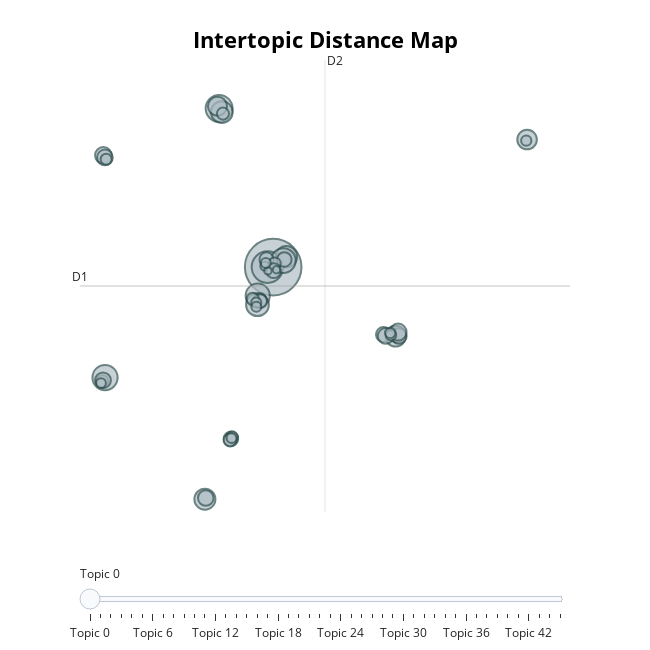

Source (notebook cell):
### Code cell
topic_model.visualize_topics()

### Figure 1 — Plotly figure (JSON) as saved in the notebook; plotly's stock layout.template omitted (floating-point values rounded to 4 significant figures; data arrays with more than 128 entries replaced by an {"elided": "..."} marker saying what was removed)
{"data": [{"customdata": {"elided": "46x3 mixed values"}, "hovertemplate": "<b>Topic %{customdata[0]}</b><br>%{customdata[1]}<br>Size: %{customdata[2]}", "legendgroup": "", "marker": {"color": "#B0BEC5", "line": {"color": "DarkSlateGrey", "width": 2}, "size": [10804, 3368, 2438, 1967, 1554, 1598, 1461, 2143, 1291, 1491, 2073, 766, 927, 685, 1754, 703, 1225, 807, 971, 495, 498, 641, 839, 818, 935, 721, 474, 573, 490, 650, 338, 513, 842, 364, 350, 263, 737, 327, 183, 824, 416, 182, 354, 339, 369, 333], "sizemode": "area", "sizeref": 6.753, "symbol": "circle"}, "mode": "markers", "name": "", "orientation": "v", "showlegend": false, "type": "scatter", "x": [2.843, 2.339, -1.924, 1.479, 4.002, -1.685, 13.63, -11.98, 25.23, -3.178, 3.74, 12.57, 13.77, 2.261, 1.457, -0.8846, -2.069, 13.93, 13.85, -1.587, -0.789, 1.666, 12.76, -3.101, -12.13, 3.823, -12.21, -0.9562, 2.977, 1.693, -0.8216, 1.039, -12.16, 13.23, 1.348, 2.094, 2.883, -12.34, 2.375, -11.99, -11.88, 3.126, 25.15, 2.195, 13.16, 1.359], "xaxis": "x", "y": [9.508, 9.508, 19.77, 7.661, 10.18, 19.53, 5.044, 2.364, 17.76, -5.507, 9.933, 5.153, 5.163, 10.01, 7.079, -1.603, 19.92, 5.046, 5.304, 19.44, -1.51, 7.364, 5.055, -5.43, 16.74, 10.0, 2.135, -1.672, 9.749, 7.303, -1.538, 7.45, 2.186, 5.103, 7.219, 9.572, 9.275, 2.008, 9.261, 16.6, 16.49, 9.336, 17.69, 9.777, 5.251, 6.943], "yaxis": "y"}], "layout": {"annotations": [{"showarrow": false, "text": "D1", "x": -14.19, "y": 8.286, "yshift": 10}, {"showarrow": false, "text": "D2", "x": 7.411, "xshift": 10, "y": 22.91}], "height": 650, "hoverlabel": {"bgcolor": "white", "font": {"family": "Rockwell", "size": 16}}, "legend": {"itemsizing": "constant", "tracegroupgap": 0}, "margin": {"t": 60}, "shapes": [{"line": {"color": "#CFD8DC", "width": 2}, "type": "line", "x0": 7.411, "x1": 7.411, "y0": -6.333, "y1": 22.91}, {"line": {"color": "#9E9E9E", "width": 2}, "type": "line", "x0": -14.19, "x1": 29.01, "y0": 8.286, "y1": 8.286}], "sliders": [{"active": 0, "pad": {"t": 50}, "steps": [{"args": [{"marker.color": [["red", "#B0BEC5", "#B0BEC5", "#B0BEC5", "#B0BEC5", "#B0BEC5", "#B0BEC5", "#B0BEC5", "#B0BEC5", "#B0BEC5", "#B0BEC5", "#B0BEC5", "#B0BEC5", "#B0BEC5", "#B0BEC5", "#B0BEC5", "#B0BEC5", "#B0BEC5", "#B0BEC5", "#B0BEC5", "#B0BEC5", "#B0BEC5", "#B0BEC5", "#B0BEC5", "#B0BEC5", "#B0BEC5", "#B0BEC5", "#B0BEC5", "#B0BEC5", "#B0BEC5", "#B0BEC5", "#B0BEC5", "#B0BEC5", "#B0BEC5", "#B0BEC5", "#B0BEC5", "#B0BEC5", "#B0BEC5", "#B0BEC5", "#B0BEC5", "#B0BEC5", "#B0BEC5", "#B0BEC5", "#B0BEC5", "#B0BEC5", "#B0BEC5"]]}], "label": "Topic 0", "method": "update"}, {"args": [{"marker.color": [["#B0BEC5", "red", "#B0BEC5", "#B0BEC5", "#B0BEC5", "#B0BEC5", "#B0BEC5", "#B0BEC5", "#B0BEC5", "#B0BEC5", "#B0BEC5", "#B0BEC5", "#B0BEC5", "#B0BEC5", "#B0BEC5", "#B0BEC5", "#B0BEC5", "#B0BEC5", "#B0BEC5", "#B0BEC5", "#B0BEC5", "#B0BEC5", "#B0BEC5", "#B0BEC5", "#B0BEC5", "#B0BEC5", "#B0BEC5", "#B0BEC5", "#B0BEC5", "#B0BEC5", "#B0BEC5", "#B0BEC5", "#B0BEC5", "#B0BEC5", "#B0BEC5", "#B0BEC5", "#B0BEC5", "#B0BEC5", "#B0BEC5", "#B0BEC5", "#B0BEC5", "#B0BEC5", "#B0BEC5", "#B0BEC5", "#B0BEC5", "#B0BEC5"]]}], "label": "Topic 1", "method": "update"}, {"args": [{"marker.color": [["#B0BEC5", "#B0BEC5", "red", "#B0BEC5", "#B0BEC5", "#B0BEC5", "#B0BEC5", "#B0BEC5", "#B0BEC5", "#B0BEC5", "#B0BEC5", "#B0BEC5", "#B0BEC5", "#B0BEC5", "#B0BEC5", "#B0BEC5", "#B0BEC5", "#B0BEC5", "#B0BEC5", "#B0BEC5", "#B0BEC5", "#B0BEC5", "#B0BEC5", "#B0BEC5", "#B0BEC5", "#B0BEC5", "#B0BEC5", "#B0BEC5", "#B0BEC5", "#B0BEC5", "#B0BEC5", "#B0BEC5", "#B0BEC5", "#B0BEC5", "#B0BEC5", "#B0BEC5", "#B0BEC5", "#B0BEC5", "#B0BEC5", "#B0BEC5", "#B0BEC5", "#B0BEC5", "#B0BEC5", "#B0BEC5", "#B0BEC5", "#B0BEC5"]]}], "label": "Topic 2", "method": "update"}, {"args": [{"marker.color": [["#B0BEC5", "#B0BEC5", "#B0BEC5", "red", "#B0BEC5", "#B0BEC5", "#B0BEC5", "#B0BEC5", "#B0BEC5", "#B0BEC5", "#B0BEC5", "#B0BEC5", "#B0BEC5", "#B0BEC5", "#B0BEC5", "#B0BEC5", "#B0BEC5", "#B0BEC5", "#B0BEC5", "#B0BEC5", "#B0BEC5", "#B0BEC5", "#B0BEC5", "#B0BEC5", "#B0BEC5", "#B0BEC5", "#B0BEC5", "#B0BEC5", "#B0BEC5", "#B0BEC5", "#B0BEC5", "#B0BEC5", "#B0BEC5", "#B0BEC5", "#B0BEC5", "#B0BEC5", "#B0BEC5", "#B0BEC5", "#B0BEC5", "#B0BEC5", "#B0BEC5", "#B0BEC5", "#B0BEC5", "#B0BEC5", "#B0BEC5", "#B0BEC5"]]}], "label": "Topic 3", "method": "update"}, {"args": [{"marker.color": [["#B0BEC5", "#B0BEC5", "#B0BEC5", "#B0BEC5", "red", "#B0BEC5", "#B0BEC5", "#B0BEC5", "#B0BEC5", "#B0BEC5", "#B0BEC5", "#B0BEC5", "#B0BEC5", "#B0BEC5", "#B0BEC5", "#B0BEC5", "#B0BEC5", "#B0BEC5", "#B0BEC5", "#B0BEC5", "#B0BEC5", "#B0BEC5", "#B0BEC5", "#B0BEC5", "#B0BEC5", "#B0BEC5", "#B0BEC5", "#B0BEC5", "#B0BEC5", "#B0BEC5", "#B0BEC5", "#B0BEC5", "#B0BEC5", "#B0BEC5", "#B0BEC5", "#B0BEC5", "#B0BEC5", "#B0BEC5", "#B0BEC5", "#B0BEC5", "#B0BEC5", "#B0BEC5", "#B0BEC5", "#B0BEC5", "#B0BEC5", "#B0BEC5"]]}], "label": "Topic 4", "method": "update"}, {"args": [{"marker.color": [["#B0BEC5", "#B0BEC5", "#B0BEC5", "#B0BEC5", "#B0BEC5", "red", "#B0BEC5", "#B0BEC5", "#B0BEC5", "#B0BEC5", "#B0BEC5", "#B0BEC5", "#B0BEC5", "#B0BEC5", "#B0BEC5", "#B0BEC5", "#B0BEC5", "#B0BEC5", "#B0BEC5", "#B0BEC5", "#B0BEC5", "#B0BEC5", "#B0BEC5", "#B0BEC5", "#B0BEC5", "#B0BEC5", "#B0BEC5", "#B0BEC5", "#B0BEC5", "#B0BEC5", "#B0BEC5", "#B0BEC5", "#B0BEC5", "#B0BEC5", "#B0BEC5", "#B0BEC5", "#B0BEC5", "#B0BEC5", "#B0BEC5", "#B0BEC5", "#B0BEC5", "#B0BEC5", "#B0BEC5", "#B0BEC5", "#B0BEC5", "#B0BEC5"]]}], "label": "Topic 5", "method": "update"}, {"args": [{"marker.color": [["#B0BEC5", "#B0BEC5", "#B0BEC5", "#B0BEC5", "#B0BEC5", "#B0BEC5", "red", "#B0BEC5", "#B0BEC5", "#B0BEC5", "#B0BEC5", "#B0BEC5", "#B0BEC5", "#B0BEC5", "#B0BEC5", "#B0BEC5", "#B0BEC5", "#B0BEC5", "#B0BEC5", "#B0BEC5", "#B0BEC5", "#B0BEC5", "#B0BEC5", "#B0BEC5", "#B0BEC5", "#B0BEC5", "#B0BEC5", "#B0BEC5", "#B0BEC5", "#B0BEC5", "#B0BEC5", "#B0BEC5", "#B0BEC5", "#B0BEC5", "#B0BEC5", "#B0BEC5", "#B0BEC5", "#B0BEC5", "#B0BEC5", "#B0BEC5", "#B0BEC5", "#B0BEC5", "#B0BEC5", "#B0BEC5", "#B0BEC5", "#B0BEC5"]]}], "label": "Topic 6", "method": "update"}, {"args": [{"marker.color": [["#B0BEC5", "#B0BEC5", "#B0BEC5", "#B0BEC5", "#B0BEC5", "#B0BEC5", "#B0BEC5", "red", "#B0BEC5", "#B0BEC5", "#B0BEC5", "#B0BEC5", "#B0BEC5", "#B0BEC5", "#B0BEC5", "#B0BEC5", "#B0BEC5", "#B0BEC5", "#B0BEC5", "#B0BEC5", "#B0BEC5", "#B0BEC5", "#B0BEC5", "#B0BEC5", "#B0BEC5", "#B0BEC5", "#B0BEC5", "#B0BEC5", "#B0BEC5", "#B0BEC5", "#B0BEC5", "#B0BEC5", "#B0BEC5", "#B0BEC5", "#B0BEC5", "#B0BEC5", "#B0BEC5", "#B0BEC5", "#B0BEC5", "#B0BEC5", "#B0BEC5", "#B0BEC5", "#B0BEC5", "#B0BEC5", "#B0BEC5", "#B0BEC5"]]}], "label": "Topic 7", "method": "update"}, {"args": [{"marker.color": [["#B0BEC5", "#B0BEC5", "#B0BEC5", "#B0BEC5", "#B0BEC5", "#B0BEC5", "#B0BEC5", "#B0BEC5", "red", "#B0BEC5", "#B0BEC5", "#B0BEC5", "#B0BEC5", "#B0BEC5", "#B0BEC5", "#B0BEC5", "#B0BEC5", "#B0BEC5", "#B0BEC5", "#B0BEC5", "#B0BEC5", "#B0BEC5", "#B0BEC5", "#B0BEC5", "#B0BEC5", "#B0BEC5", "#B0BEC5", "#B0BEC5", "#B0BEC5", "#B0BEC5", "#B0BEC5", "#B0BEC5", "#B0BEC5", "#B0BEC5", "#B0BEC5", "#B0BEC5", "#B0BEC5", "#B0BEC5", "#B0BEC5", "#B0BEC5", "#B0BEC5", "#B0BEC5", "#B0BEC5", "#B0BEC5", "#B0BEC5", "#B0BEC5"]]}], "label": "Topic 8", "method": "update"}, {"args": [{"marker.color": [["#B0BEC5", "#B0BEC5", "#B0BEC5", "#B0BEC5", "#B0BEC5", "#B0BEC5", "#B0BEC5", "#B0BEC5", "#B0BEC5", "red", "#B0BEC5", "#B0BEC5", "#B0BEC5", "#B0BEC5", "#B0BEC5", "#B0BEC5", "#B0BEC5", "#B0BEC5", "#B0BEC5", "#B0BEC5", "#B0BEC5", "#B0BEC5", "#B0BEC5", "#B0BEC5", "#B0BEC5", "#B0BEC5", "#B0BEC5", "#B0BEC5", "#B0BEC5", "#B0BEC5", "#B0BEC5", "#B0BEC5", "#B0BEC5", "#B0BEC5", "#B0BEC5", "#B0BEC5", "#B0BEC5", "#B0BEC5", "#B0BEC5", "#B0BEC5", "#B0BEC5", "#B0BEC5", "#B0BEC5", "#B0BEC5", "#B0BEC5", "#B0BEC5"]]}], "label": "Topic 9", "method": "update"}, {"args": [{"marker.color": [["#B0BEC5", "#B0BEC5", "#B0BEC5", "#B0BEC5", "#B0BEC5", "#B0BEC5", "#B0BEC5", "#B0BEC5", "#B0BEC5", "#B0BEC5", "red", "#B0BEC5", "#B0BEC5", "#B0BEC5", "#B0BEC5", "#B0BEC5", "#B0BEC5", "#B0BEC5", "#B0BEC5", "#B0BEC5", "#B0BEC5", "#B0BEC5", "#B0BEC5", "#B0BEC5", "#B0BEC5", "#B0BEC5", "#B0BEC5", "#B0BEC5", "#B0BEC5", "#B0BEC5", "#B0BEC5", "#B0BEC5", "#B0BEC5", "#B0BEC5", "#B0BEC5", "#B0BEC5", "#B0BEC5", "#B0BEC5", "#B0BEC5", "#B0BEC5", "#B0BEC5", "#B0BEC5", "#B0BEC5", "#B0BEC5", "#B0BEC5", "#B0BEC5"]]}], "label": "Topic 10", "method": "update"}, {"args": [{"marker.color": [["#B0BEC5", "#B0BEC5", "#B0BEC5", "#B0BEC5", "#B0BEC5", "#B0BEC5", "#B0BEC5", "#B0BEC5", "#B0BEC5", "#B0BEC5", "#B0BEC5", "red", "#B0BEC5", "#B0BEC5", "#B0BEC5", "#B0BEC5", "#B0BEC5", "#B0BEC5", "#B0BEC5", "#B0BEC5", "#B0BEC5", "#B0BEC5", "#B0BEC5", "#B0BEC5", "#B0BEC5", "#B0BEC5", "#B0BEC5", "#B0BEC5", "#B0BEC5", "#B0BEC5", "#B0BEC5", "#B0BEC5", "#B0BEC5", "#B0BEC5", "#B0BEC5", "#B0BEC5", "#B0BEC5", "#B0BEC5", "#B0BEC5", "#B0BEC5", "#B0BEC5", "#B0BEC5", "#B0BEC5", "#B0BEC5", "#B0BEC5", "#B0BEC5"]]}], "label": "Topic 11", "method": "update"}, {"args": [{"marker.color": [["#B0BEC5", "#B0BEC5", "#B0BEC5", "#B0BEC5", "#B0BEC5", "#B0BEC5", "#B0BEC5", "#B0BEC5", "#B0BEC5", "#B0BEC5", "#B0BEC5", "#B0BEC5", "red", "#B0BEC5", "#B0BEC5", "#B0BEC5", "#B0BEC5", "#B0BEC5", "#B0BEC5", "#B0BEC5", "#B0BEC5", "#B0BEC5", "#B0BEC5", "#B0BEC5", "#B0BEC5", "#B0BEC5", "#B0BEC5", "#B0BEC5", "#B0BEC5", "#B0BEC5", "#B0BEC5", "#B0BEC5", "#B0BEC5", "#B0BEC5", "#B0BEC5", "#B0BEC5", "#B0BEC5", "#B0BEC5", "#B0BEC5", "#B0BEC5", "#B0BEC5", "#B0BEC5", "#B0BEC5", "#B0BEC5", "#B0BEC5", "#B0BEC5"]]}], "label": "Topic 12", "method": "update"}, {"args": [{"marker.color": [["#B0BEC5", "#B0BEC5", "#B0BEC5", "#B0BEC5", "#B0BEC5", "#B0BEC5", "#B0BEC5", "#B0BEC5", "#B0BEC5", "#B0BEC5", "#B0BEC5", "#B0BEC5", "#B0BEC5", "red", "#B0BEC5", "#B0BEC5", "#B0BEC5", "#B0BEC5", "#B0BEC5", "#B0BEC5", "#B0BEC5", "#B0BEC5", "#B0BEC5", "#B0BEC5", "#B0BEC5", "#B0BEC5", "#B0BEC5", "#B0BEC5", "#B0BEC5", "#B0BEC5", "#B0BEC5", "#B0BEC5", "#B0BEC5", "#B0BEC5", "#B0BEC5", "#B0BEC5", "#B0BEC5", "#B0BEC5", "#B0BEC5", "#B0BEC5", "#B0BEC5", "#B0BEC5", "#B0BEC5", "#B0BEC5", "#B0BEC5", "#B0BEC5"]]}], "label": "Topic 13", "method": "update"}, {"args": [{"marker.color": [["#B0BEC5", "#B0BEC5", "#B0BEC5", "#B0BEC5", "#B0BEC5", "#B0BEC5", "#B0BEC5", "#B0BEC5", "#B0BEC5", "#B0BEC5", "#B0BEC5", "#B0BEC5", "#B0BEC5", "#B0BEC5", "red", "#B0BEC5", "#B0BEC5", "#B0BEC5", "#B0BEC5", "#B0BEC5", "#B0BEC5", "#B0BEC5", "#B0BEC5", "#B0BEC5", "#B0BEC5", "#B0BEC5", "#B0BEC5", "#B0BEC5", "#B0BEC5", "#B0BEC5", "#B0BEC5", "#B0BEC5", "#B0BEC5", "#B0BEC5", "#B0BEC5", "#B0BEC5", "#B0BEC5", "#B0BEC5", "#B0BEC5", "#B0BEC5", "#B0BEC5", "#B0BEC5", "#B0BEC5", "#B0BEC5", "#B0BEC5", "#B0BEC5"]]}], "label": "Topic 14", "method": "update"}, {"args": [{"marker.color": [["#B0BEC5", "#B0BEC5", "#B0BEC5", "#B0BEC5", "#B0BEC5", "#B0BEC5", "#B0BEC5", "#B0BEC5", "#B0BEC5", "#B0BEC5", "#B0BEC5", "#B0BEC5", "#B0BEC5", "#B0BEC5", "#B0BEC5", "red", "#B0BEC5", "#B0BEC5", "#B0BEC5", "#B0BEC5", "#B0BEC5", "#B0BEC5", "#B0BEC5", "#B0BEC5", "#B0BEC5", "#B0BEC5", "#B0BEC5", "#B0BEC5", "#B0BEC5", "#B0BEC5", "#B0BEC5", "#B0BEC5", "#B0BEC5", "#B0BEC5", "#B0BEC5", "#B0BEC5", "#B0BEC5", "#B0BEC5", "#B0BEC5", "#B0BEC5", "#B0BEC5", "#B0BEC5", "#B0BEC5", "#B0BEC5", "#B0BEC5", "#B0BEC5"]]}], "label": "Topic 15", "method": "update"}, {"args": [{"marker.color": [["#B0BEC5", "#B0BEC5", "#B0BEC5", "#B0BEC5", "#B0BEC5", "#B0BEC5", "#B0BEC5", "#B0BEC5", "#B0BEC5", "#B0BEC5", "#B0BEC5", "#B0BEC5", "#B0BEC5", "#B0BEC5", "#B0BEC5", "#B0BEC5", "red", "#B0BEC5", "#B0BEC5", "#B0BEC5", "#B0BEC5", "#B0BEC5", "#B0BEC5", "#B0BEC5", "#B0BEC5", "#B0BEC5", "#B0BEC5", "#B0BEC5", "#B0BEC5", "#B0BEC5", "#B0BEC5", "#B0BEC5", "#B0BEC5", "#B0BEC5", "#B0BEC5", "#B0BEC5", "#B0BEC5", "#B0BEC5", "#B0BEC5", "#B0BEC5", "#B0BEC5", "#B0BEC5", "#B0BEC5", "#B0BEC5", "#B0BEC5", "#B0BEC5"]]}], "label": "Topic 16", "method": "update"}, {"args": [{"marker.color": [["#B0BEC5", "#B0BEC5", "#B0BEC5", "#B0BEC5", "#B0BEC5", "#B0BEC5", "#B0BEC5", "#B0BEC5", "#B0BEC5", "#B0BEC5", "#B0BEC5", "#B0BEC5", "#B0BEC5", "#B0BEC5", "#B0BEC5", "#B0BEC5", "#B0BEC5", "red", "#B0BEC5", "#B0BEC5", "#B0BEC5", "#B0BEC5", "#B0BEC5", "#B0BEC5", "#B0BEC5", "#B0BEC5", "#B0BEC5", "#B0BEC5", "#B0BEC5", "#B0BEC5", "#B0BEC5", "#B0BEC5", "#B0BEC5", "#B0BEC5", "#B0BEC5", "#B0BEC5", "#B0BEC5", "#B0BEC5", "#B0BEC5", "#B0BEC5", "#B0BEC5", "#B0BEC5", "#B0BEC5", "#B0BEC5", "#B0BEC5", "#B0BEC5"]]}], "label": "Topic 17", "method": "update"}, {"args": [{"marker.color": [["#B0BEC5", "#B0BEC5", "#B0BEC5", "#B0BEC5", "#B0BEC5", "#B0BEC5", "#B0BEC5", "#B0BEC5", "#B0BEC5", "#B0BEC5", "#B0BEC5", "#B0BEC5", "#B0BEC5", "#B0BEC5", "#B0BEC5", "#B0BEC5", "#B0BEC5", "#B0BEC5", "red", "#B0BEC5", "#B0BEC5", "#B0BEC5", "#B0BEC5", "#B0BEC5", "#B0BEC5", "#B0BEC5", "#B0BEC5", "#B0BEC5", "#B0BEC5", "#B0BEC5", "#B0BEC5", "#B0BEC5", "#B0BEC5", "#B0BEC5", "#B0BEC5", "#B0BEC5", "#B0BEC5", "#B0BEC5", "#B0BEC5", "#B0BEC5", "#B0BEC5", "#B0BEC5", "#B0BEC5", "#B0BEC5", "#B0BEC5", "#B0BEC5"]]}], "label": "Topic 18", "method": "update"}, {"args": [{"marker.color": [["#B0BEC5", "#B0BEC5", "#B0BEC5", "#B0BEC5", "#B0BEC5", "#B0BEC5", "#B0BEC5", "#B0BEC5", "#B0BEC5", "#B0BEC5", "#B0BEC5", "#B0BEC5", "#B0BEC5", "#B0BEC5", "#B0BEC5", "#B0BEC5", "#B0BEC5", "#B0BEC5", "#B0BEC5", "red", "#B0BEC5", "#B0BEC5", "#B0BEC5", "#B0BEC5", "#B0BEC5", "#B0BEC5", "#B0BEC5", "#B0BEC5", "#B0BEC5", "#B0BEC5", "#B0BEC5", "#B0BEC5", "#B0BEC5", "#B0BEC5", "#B0BEC5", "#B0BEC5", "#B0BEC5", "#B0BEC5", "#B0BEC5", "#B0BEC5", "#B0BEC5", "#B0BEC5", "#B0BEC5", "#B0BEC5", "#B0BEC5", "#B0BEC5"]]}], "label": "Topic 19", "method": "update"}, {"args": [{"marker.color": [["#B0BEC5", "#B0BEC5", "#B0BEC5", "#B0BEC5", "#B0BEC5", "#B0BEC5", "#B0BEC5", "#B0BEC5", "#B0BEC5", "#B0BEC5", "#B0BEC5", "#B0BEC5", "#B0BEC5", "#B0BEC5", "#B0BEC5", "#B0BEC5", "#B0BEC5", "#B0BEC5", "#B0BEC5", "#B0BEC5", "red", "#B0BEC5", "#B0BEC5", "#B0BEC5", "#B0BEC5", "#B0BEC5", "#B0BEC5", "#B0BEC5", "#B0BEC5", "#B0BEC5", "#B0BEC5", "#B0BEC5", "#B0BEC5", "#B0BEC5", "#B0BEC5", "#B0BEC5", "#B0BEC5", "#B0BEC5", "#B0BEC5", "#B0BEC5", "#B0BEC5", "#B0BEC5", "#B0BEC5", "#B0BEC5", "#B0BEC5", "#B0BEC5"]]}], "label": "Topic 20", "method": "update"}, {"args": [{"marker.color": [["#B0BEC5", "#B0BEC5", "#B0BEC5", "#B0BEC5", "#B0BEC5", "#B0BEC5", "#B0BEC5", "#B0BEC5", "#B0BEC5", "#B0BEC5", "#B0BEC5", "#B0BEC5", "#B0BEC5", "#B0BEC5", "#B0BEC5", "#B0BEC5", "#B0BEC5", "#B0BEC5", "#B0BEC5", "#B0BEC5", "#B0BEC5", "red", "#B0BEC5", "#B0BEC5", "#B0BEC5", "#B0BEC5", "#B0BEC5", "#B0BEC5", "#B0BEC5", "#B0BEC5", "#B0BEC5", "#B0BEC5", "#B0BEC5", "#B0BEC5", "#B0BEC5", "#B0BEC5", "#B0BEC5", "#B0BEC5", "#B0BEC5", "#B0BEC5", "#B0BEC5", "#B0BEC5", "#B0BEC5", "#B0BEC5", "#B0BEC5", "#B0BEC5"]]}], "label": "Topic 21", "method": "update"}, {"args": [{"marker.color": [["#B0BEC5", "#B0BEC5", "#B0BEC5", "#B0BEC5", "#B0BEC5", "#B0BEC5", "#B0BEC5", "#B0BEC5", "#B0BEC5", "#B0BEC5", "#B0BEC5", "#B0BEC5", "#B0BEC5", "#B0BEC5", "#B0BEC5", "#B0BEC5", "#B0BEC5", "#B0BEC5", "#B0BEC5", "#B0BEC5", "#B0BEC5", "#B0BEC5", "red", "#B0BEC5", "#B0BEC5", "#B0BEC5", "#B0BEC5", "#B0BEC5", "#B0BEC5", "#B0BEC5", "#B0BEC5", "#B0BEC5", "#B0BEC5", "#B0BEC5", "#B0BEC5", "#B0BEC5", "#B0BEC5", "#B0BEC5", "#B0BEC5", "#B0BEC5", "#B0BEC5", "#B0BEC5", "#B0BEC5", "#B0BEC5", "#B0BEC5", "#B0BEC5"]]}], "label": "Topic 22", "method": "update"}, {"args": [{"marker.color": [["#B0BEC5", "#B0BEC5", "#B0BEC5", "#B0BEC5", "#B0BEC5", "#B0BEC5", "#B0BEC5", "#B0BEC5", "#B0BEC5", "#B0BEC5", "#B0BEC5", "#B0BEC5", "#B0BEC5", "#B0BEC5", "#B0BEC5", "#B0BEC5", "#B0BEC5", "#B0BEC5", "#B0BEC5", "#B0BEC5", "#B0BEC5", "#B0BEC5", "#B0BEC5", "red", "#B0BEC5", "#B0BEC5", "#B0BEC5", "#B0BEC5", "#B0BEC5", "#B0BEC5", "#B0BEC5", "#B0BEC5", "#B0BEC5", "#B0BEC5", "#B0BEC5", "#B0BEC5", "#B0BEC5", "#B0BEC5", "#B0BEC5", "#B0BEC5", "#B0BEC5", "#B0BEC5", "#B0BEC5", "#B0BEC5", "#B0BEC5", "#B0BEC5"]]}], "label": "Topic 23", "method": "update"}, {"args": [{"marker.color": [["#B0BEC5", "#B0BEC5", "#B0BEC5", "#B0BEC5", "#B0BEC5", "#B0BEC5", "#B0BEC5", "#B0BEC5", "#B0BEC5", "#B0BEC5", "#B0BEC5", "#B0BEC5", "#B0BEC5", "#B0BEC5", "#B0BEC5", "#B0BEC5", "#B0BEC5", "#B0BEC5", "#B0BEC5", "#B0BEC5", "#B0BEC5", "#B0BEC5", "#B0BEC5", "#B0BEC5", "red", "#B0BEC5", "#B0BEC5", "#B0BEC5", "#B0BEC5", "#B0BEC5", "#B0BEC5", "#B0BEC5", "#B0BEC5", "#B0BEC5", "#B0BEC5", "#B0BEC5", "#B0BEC5", "#B0BEC5", "#B0BEC5", "#B0BEC5", "#B0BEC5", "#B0BEC5", "#B0BEC5", "#B0BEC5", "#B0BEC5", "#B0BEC5"]]}], "label": "Topic 24", "method": "update"}, {"args": [{"marker.color": [["#B0BEC5", "#B0BEC5", "#B0BEC5", "#B0BEC5", "#B0BEC5", "#B0BEC5", "#B0BEC5", "#B0BEC5", "#B0BEC5", "#B0BEC5", "#B0BEC5", "#B0BEC5", "#B0BEC5", "#B0BEC5", "#B0BEC5", "#B0BEC5", "#B0BEC5", "#B0BEC5", "#B0BEC5", "#B0BEC5", "#B0BEC5", "#B0BEC5", "#B0BEC5", "#B0BEC5", "#B0BEC5", "red", "#B0BEC5", "#B0BEC5", "#B0BEC5", "#B0BEC5", "#B0BEC5", "#B0BEC5", "#B0BEC5", "#B0BEC5", "#B0BEC5", "#B0BEC5", "#B0BEC5", "#B0BEC5", "#B0BEC5", "#B0BEC5", "#B0BEC5", "#B0BEC5", "#B0BEC5", "#B0BEC5", "#B0BEC5", "#B0BEC5"]]}], "label": "Topic 25", "method": "update"}, {"args": [{"marker.color": [["#B0BEC5", "#B0BEC5", "#B0BEC5", "#B0BEC5", "#B0BEC5", "#B0BEC5", "#B0BEC5", "#B0BEC5", "#B0BEC5", "#B0BEC5", "#B0BEC5", "#B0BEC5", "#B0BEC5", "#B0BEC5", "#B0BEC5", "#B0BEC5", "#B0BEC5", "#B0BEC5", "#B0BEC5", "#B0BEC5", "#B0BEC5", "#B0BEC5", "#B0BEC5", "#B0BEC5", "#B0BEC5", "#B0BEC5", "red", "#B0BEC5", "#B0BEC5", "#B0BEC5", "#B0BEC5", "#B0BEC5", "#B0BEC5", "#B0BEC5", "#B0BEC5", "#B0BEC5", "#B0BEC5", "#B0BEC5", "#B0BEC5", "#B0BEC5", "#B0BEC5", "#B0BEC5", "#B0BEC5", "#B0BEC5", "#B0BEC5", "#B0BEC5"]]}], "label": "Topic 26", "method": "update"}, {"args": [{"marker.color": [["#B0BEC5", "#B0BEC5", "#B0BEC5", "#B0BEC5", "#B0BEC5", "#B0BEC5", "#B0BEC5", "#B0BEC5", "#B0BEC5", "#B0BEC5", "#B0BEC5", "#B0BEC5", "#B0BEC5", "#B0BEC5", "#B0BEC5", "#B0BEC5", "#B0BEC5", "#B0BEC5", "#B0BEC5", "#B0BEC5", "#B0BEC5", "#B0BEC5", "#B0BEC5", "#B0BEC5", "#B0BEC5", "#B0BEC5", "#B0BEC5", "red", "#B0BEC5", "#B0BEC5", "#B0BEC5", "#B0BEC5", "#B0BEC5", "#B0BEC5", "#B0BEC5", "#B0BEC5", "#B0BEC5", "#B0BEC5", "#B0BEC5", "#B0BEC5", "#B0BEC5", "#B0BEC5", "#B0BEC5", "#B0BEC5", "#B0BEC5", "#B0BEC5"]]}], "label": "Topic 27", "method": "update"}, {"args": [{"marker.color": [["#B0BEC5", "#B0BEC5", "#B0BEC5", "#B0BEC5", "#B0BEC5", "#B0BEC5", "#B0BEC5", "#B0BEC5", "#B0BEC5", "#B0BEC5", "#B0BEC5", "#B0BEC5", "#B0BEC5", "#B0BEC5", "#B0BEC5", "#B0BEC5", "#B0BEC5", "#B0BEC5", "#B0BEC5", "#B0BEC5", "#B0BEC5", "#B0BEC5", "#B0BEC5", "#B0BEC5", "#B0BEC5", "#B0BEC5", "#B0BEC5", "#B0BEC5", "red", "#B0BEC5", "#B0BEC5", "#B0BEC5", "#B0BEC5", "#B0BEC5", "#B0BEC5", "#B0BEC5", "#B0BEC5", "#B0BEC5", "#B0BEC5", "#B0BEC5", "#B0BEC5", "#B0BEC5", "#B0BEC5", "#B0BEC5", "#B0BEC5", "#B0BEC5"]]}], "label": "Topic 28", "method": "update"}, {"args": [{"marker.color": [["#B0BEC5", "#B0BEC5", "#B0BEC5", "#B0BEC5", "#B0BEC5", "#B0BEC5", "#B0BEC5", "#B0BEC5", "#B0BEC5", "#B0BEC5", "#B0BEC5", "#B0BEC5", "#B0BEC5", "#B0BEC5", "#B0BEC5", "#B0BEC5", "#B0BEC5", "#B0BEC5", "#B0BEC5", "#B0BEC5", "#B0BEC5", "#B0BEC5", "#B0BEC5", "#B0BEC5", "#B0BEC5", "#B0BEC5", "#B0BEC5", "#B0BEC5", "#B0BEC5", "red", "#B0BEC5", "#B0BEC5", "#B0BEC5", "#B0BEC5", "#B0BEC5", "#B0BEC5", "#B0BEC5", "#B0BEC5", "#B0BEC5", "#B0BEC5", "#B0BEC5", "#B0BEC5", "#B0BEC5", "#B0BEC5", "#B0BEC5", "#B0BEC5"]]}], "label": "Topic 29", "method": "update"}, {"args": [{"marker.color": [["#B0BEC5", "#B0BEC5", "#B0BEC5", "#B0BEC5", "#B0BEC5", "#B0BEC5", "#B0BEC5", "#B0BEC5", "#B0BEC5", "#B0BEC5", "#B0BEC5", "#B0BEC5", "#B0BEC5", "#B0BEC5", "#B0BEC5", "#B0BEC5", "#B0BEC5", "#B0BEC5", "#B0BEC5", "#B0BEC5", "#B0BEC5", "#B0BEC5", "#B0BEC5", "#B0BEC5", "#B0BEC5", "#B0BEC5", "#B0BEC5", "#B0BEC5", "#B0BEC5", "#B0BEC5", "red", "#B0BEC5", "#B0BEC5", "#B0BEC5", "#B0BEC5", "#B0BEC5", "#B0BEC5", "#B0BEC5", "#B0BEC5", "#B0BEC5", "#B0BEC5", "#B0BEC5", "#B0BEC5", "#B0BEC5", "#B0BEC5", "#B0BEC5"]]}], "label": "Topic 30", "method": "update"}, {"args": [{"marker.color": [["#B0BEC5", "#B0BEC5", "#B0BEC5", "#B0BEC5", "#B0BEC5", "#B0BEC5", "#B0BEC5", "#B0BEC5", "#B0BEC5", "#B0BEC5", "#B0BEC5", "#B0BEC5", "#B0BEC5", "#B0BEC5", "#B0BEC5", "#B0BEC5", "#B0BEC5", "#B0BEC5", "#B0BEC5", "#B0BEC5", "#B0BEC5", "#B0BEC5", "#B0BEC5", "#B0BEC5", "#B0BEC5", "#B0BEC5", "#B0BEC5", "#B0BEC5", "#B0BEC5", "#B0BEC5", "#B0BEC5", "red", "#B0BEC5", "#B0BEC5", "#B0BEC5", "#B0BEC5", "#B0BEC5", "#B0BEC5", "#B0BEC5", "#B0BEC5", "#B0BEC5", "#B0BEC5", "#B0BEC5", "#B0BEC5", "#B0BEC5", "#B0BEC5"]]}], "label": "Topic 31", "method": "update"}, {"args": [{"marker.color": [["#B0BEC5", "#B0BEC5", "#B0BEC5", "#B0BEC5", "#B0BEC5", "#B0BEC5", "#B0BEC5", "#B0BEC5", "#B0BEC5", "#B0BEC5", "#B0BEC5", "#B0BEC5", "#B0BEC5", "#B0BEC5", "#B0BEC5", "#B0BEC5", "#B0BEC5", "#B0BEC5", "#B0BEC5", "#B0BEC5", "#B0BEC5", "#B0BEC5", "#B0BEC5", "#B0BEC5", "#B0BEC5", "#B0BEC5", "#B0BEC5", "#B0BEC5", "#B0BEC5", "#B0BEC5", "#B0BEC5", "#B0BEC5", "red", "#B0BEC5", "#B0BEC5", "#B0BEC5", "#B0BEC5", "#B0BEC5", "#B0BEC5", "#B0BEC5", "#B0BEC5", "#B0BEC5", "#B0BEC5", "#B0BEC5", "#B0BEC5", "#B0BEC5"]]}], "label": "Topic 32", "method": "update"}, {"args": [{"marker.color": [["#B0BEC5", "#B0BEC5", "#B0BEC5", "#B0BEC5", "#B0BEC5", "#B0BEC5", "#B0BEC5", "#B0BEC5", "#B0BEC5", "#B0BEC5", "#B0BEC5", "#B0BEC5", "#B0BEC5", "#B0BEC5", "#B0BEC5", "#B0BEC5", "#B0BEC5", "#B0BEC5", "#B0BEC5", "#B0BEC5", "#B0BEC5", "#B0BEC5", "#B0BEC5", "#B0BEC5", "#B0BEC5", "#B0BEC5", "#B0BEC5", "#B0BEC5", "#B0BEC5", "#B0BEC5", "#B0BEC5", "#B0BEC5", "#B0BEC5", "red", "#B0BEC5", "#B0BEC5", "#B0BEC5", "#B0BEC5", "#B0BEC5", "#B0BEC5", "#B0BEC5", "#B0BEC5", "#B0BEC5", "#B0BEC5", "#B0BEC5", "#B0BEC5"]]}], "label": "Topic 33", "method": "update"}, {"args": [{"marker.color": [["#B0BEC5", "#B0BEC5", "#B0BEC5", "#B0BEC5", "#B0BEC5", "#B0BEC5", "#B0BEC5", "#B0BEC5", "#B0BEC5", "#B0BEC5", "#B0BEC5", "#B0BEC5", "#B0BEC5", "#B0BEC5", "#B0BEC5", "#B0BEC5", "#B0BEC5", "#B0BEC5", "#B0BEC5", "#B0BEC5", "#B0BEC5", "#B0BEC5", "#B0BEC5", "#B0BEC5", "#B0BEC5", "#B0BEC5", "#B0BEC5", "#B0BEC5", "#B0BEC5", "#B0BEC5", "#B0BEC5", "#B0BEC5", "#B0BEC5", "#B0BEC5", "red", "#B0BEC5", "#B0BEC5", "#B0BEC5", "#B0BEC5", "#B0BEC5", "#B0BEC5", "#B0BEC5", "#B0BEC5", "#B0BEC5", "#B0BEC5", "#B0BEC5"]]}], "label": "Topic 34", "method": "update"}, {"args": [{"marker.color": [["#B0BEC5", "#B0BEC5", "#B0BEC5", "#B0BEC5", "#B0BEC5", "#B0BEC5", "#B0BEC5", "#B0BEC5", "#B0BEC5", "#B0BEC5", "#B0BEC5", "#B0BEC5", "#B0BEC5", "#B0BEC5", "#B0BEC5", "#B0BEC5", "#B0BEC5", "#B0BEC5", "#B0BEC5", "#B0BEC5", "#B0BEC5", "#B0BEC5", "#B0BEC5", "#B0BEC5", "#B0BEC5", "#B0BEC5", "#B0BEC5", "#B0BEC5", "#B0BEC5", "#B0BEC5", "#B0BEC5", "#B0BEC5", "#B0BEC5", "#B0BEC5", "#B0BEC5", "red", "#B0BEC5", "#B0BEC5", "#B0BEC5", "#B0BEC5", "#B0BEC5", "#B0BEC5", "#B0BEC5", "#B0BEC5", "#B0BEC5", "#B0BEC5"]]}], "label": "Topic 35", "method": "update"}, {"args": [{"marker.color": [["#B0BEC5", "#B0BEC5", "#B0BEC5", "#B0BEC5", "#B0BEC5", "#B0BEC5", "#B0BEC5", "#B0BEC5", "#B0BEC5", "#B0BEC5", "#B0BEC5", "#B0BEC5", "#B0BEC5", "#B0BEC5", "#B0BEC5", "#B0BEC5", "#B0BEC5", "#B0BEC5", "#B0BEC5", "#B0BEC5", "#B0BEC5", "#B0BEC5", "#B0BEC5", "#B0BEC5", "#B0BEC5", "#B0BEC5", "#B0BEC5", "#B0BEC5", "#B0BEC5", "#B0BEC5", "#B0BEC5", "#B0BEC5", "#B0BEC5", "#B0BEC5", "#B0BEC5", "#B0BEC5", "red", "#B0BEC5", "#B0BEC5", "#B0BEC5", "#B0BEC5", "#B0BEC5", "#B0BEC5", "#B0BEC5", "#B0BEC5", "#B0BEC5"]]}], "label": "Topic 36", "method": "update"}, {"args": [{"marker.color": [["#B0BEC5", "#B0BEC5", "#B0BEC5", "#B0BEC5", "#B0BEC5", "#B0BEC5", "#B0BEC5", "#B0BEC5", "#B0BEC5", "#B0BEC5", "#B0BEC5", "#B0BEC5", "#B0BEC5", "#B0BEC5", "#B0BEC5", "#B0BEC5", "#B0BEC5", "#B0BEC5", "#B0BEC5", "#B0BEC5", "#B0BEC5", "#B0BEC5", "#B0BEC5", "#B0BEC5", "#B0BEC5", "#B0BEC5", "#B0BEC5", "#B0BEC5", "#B0BEC5", "#B0BEC5", "#B0BEC5", "#B0BEC5", "#B0BEC5", "#B0BEC5", "#B0BEC5", "#B0BEC5", "#B0BEC5", "red", "#B0BEC5", "#B0BEC5", "#B0BEC5", "#B0BEC5", "#B0BEC5", "#B0BEC5", "#B0BEC5", "#B0BEC5"]]}], "label": "Topic 37", "method": "update"}, {"args": [{"marker.color": [["#B0BEC5", "#B0BEC5", "#B0BEC5", "#B0BEC5", "#B0BEC5", "#B0BEC5", "#B0BEC5", "#B0BEC5", "#B0BEC5", "#B0BEC5", "#B0BEC5", "#B0BEC5", "#B0BEC5", "#B0BEC5", "#B0BEC5", "#B0BEC5", "#B0BEC5", "#B0BEC5", "#B0BEC5", "#B0BEC5", "#B0BEC5", "#B0BEC5", "#B0BEC5", "#B0BEC5", "#B0BEC5", "#B0BEC5", "#B0BEC5", "#B0BEC5", "#B0BEC5", "#B0BEC5", "#B0BEC5", "#B0BEC5", "#B0BEC5", "#B0BEC5", "#B0BEC5", "#B0BEC5", "#B0BEC5", "#B0BEC5", "red", "#B0BEC5", "#B0BEC5", "#B0BEC5", "#B0BEC5", "#B0BEC5", "#B0BEC5", "#B0BEC5"]]}], "label": "Topic 38", "method": "update"}, {"args": [{"marker.color": [["#B0BEC5", "#B0BEC5", "#B0BEC5", "#B0BEC5", "#B0BEC5", "#B0BEC5", "#B0BEC5", "#B0BEC5", "#B0BEC5", "#B0BEC5", "#B0BEC5", "#B0BEC5", "#B0BEC5", "#B0BEC5", "#B0BEC5", "#B0BEC5", "#B0BEC5", "#B0BEC5", "#B0BEC5", "#B0BEC5", "#B0BEC5", "#B0BEC5", "#B0BEC5", "#B0BEC5", "#B0BEC5", "#B0BEC5", "#B0BEC5", "#B0BEC5", "#B0BEC5", "#B0BEC5", "#B0BEC5", "#B0BEC5", "#B0BEC5", "#B0BEC5", "#B0BEC5", "#B0BEC5", "#B0BEC5", "#B0BEC5", "#B0BEC5", "red", "#B0BEC5", "#B0BEC5", "#B0BEC5", "#B0BEC5", "#B0BEC5", "#B0BEC5"]]}], "label": "Topic 39", "method": "update"}, {"args": [{"marker.color": [["#B0BEC5", "#B0BEC5", "#B0BEC5", "#B0BEC5", "#B0BEC5", "#B0BEC5", "#B0BEC5", "#B0BEC5", "#B0BEC5", "#B0BEC5", "#B0BEC5", "#B0BEC5", "#B0BEC5", "#B0BEC5", "#B0BEC5", "#B0BEC5", "#B0BEC5", "#B0BEC5", "#B0BEC5", "#B0BEC5", "#B0BEC5", "#B0BEC5", "#B0BEC5", "#B0BEC5", "#B0BEC5", "#B0BEC5", "#B0BEC5", "#B0BEC5", "#B0BEC5", "#B0BEC5", "#B0BEC5", "#B0BEC5", "#B0BEC5", "#B0BEC5", "#B0BEC5", "#B0BEC5", "#B0BEC5", "#B0BEC5", "#B0BEC5", "#B0BEC5", "red", "#B0BEC5", "#B0BEC5", "#B0BEC5", "#B0BEC5", "#B0BEC5"]]}], "label": "Topic 40", "method": "update"}, {"args": [{"marker.color": [["#B0BEC5", "#B0BEC5", "#B0BEC5", "#B0BEC5", "#B0BEC5", "#B0BEC5", "#B0BEC5", "#B0BEC5", "#B0BEC5", "#B0BEC5", "#B0BEC5", "#B0BEC5", "#B0BEC5", "#B0BEC5", "#B0BEC5", "#B0BEC5", "#B0BEC5", "#B0BEC5", "#B0BEC5", "#B0BEC5", "#B0BEC5", "#B0BEC5", "#B0BEC5", "#B0BEC5", "#B0BEC5", "#B0BEC5", "#B0BEC5", "#B0BEC5", "#B0BEC5", "#B0BEC5", "#B0BEC5", "#B0BEC5", "#B0BEC5", "#B0BEC5", "#B0BEC5", "#B0BEC5", "#B0BEC5", "#B0BEC5", "#B0BEC5", "#B0BEC5", "#B0BEC5", "red", "#B0BEC5", "#B0BEC5", "#B0BEC5", "#B0BEC5"]]}], "label": "Topic 41", "method": "update"}, {"args": [{"marker.color": [["#B0BEC5", "#B0BEC5", "#B0BEC5", "#B0BEC5", "#B0BEC5", "#B0BEC5", "#B0BEC5", "#B0BEC5", "#B0BEC5", "#B0BEC5", "#B0BEC5", "#B0BEC5", "#B0BEC5", "#B0BEC5", "#B0BEC5", "#B0BEC5", "#B0BEC5", "#B0BEC5", "#B0BEC5", "#B0BEC5", "#B0BEC5", "#B0BEC5", "#B0BEC5", "#B0BEC5", "#B0BEC5", "#B0BEC5", "#B0BEC5", "#B0BEC5", "#B0BEC5", "#B0BEC5", "#B0BEC5", "#B0BEC5", "#B0BEC5", "#B0BEC5", "#B0BEC5", "#B0BEC5", "#B0BEC5", "#B0BEC5", "#B0BEC5", "#B0BEC5", "#B0BEC5", "#B0BEC5", "red", "#B0BEC5", "#B0BEC5", "#B0BEC5"]]}], "label": "Topic 42", "method": "update"}, {"args": [{"marker.color": [["#B0BEC5", "#B0BEC5", "#B0BEC5", "#B0BEC5", "#B0BEC5", "#B0BEC5", "#B0BEC5", "#B0BEC5", "#B0BEC5", "#B0BEC5", "#B0BEC5", "#B0BEC5", "#B0BEC5", "#B0BEC5", "#B0BEC5", "#B0BEC5", "#B0BEC5", "#B0BEC5", "#B0BEC5", "#B0BEC5", "#B0BEC5", "#B0BEC5", "#B0BEC5", "#B0BEC5", "#B0BEC5", "#B0BEC5", "#B0BEC5", "#B0BEC5", "#B0BEC5", "#B0BEC5", "#B0BEC5", "#B0BEC5", "#B0BEC5", "#B0BEC5", "#B0BEC5", "#B0BEC5", "#B0BEC5", "#B0BEC5", "#B0BEC5", "#B0BEC5", "#B0BEC5", "#B0BEC5", "#B0BEC5", "red", "#B0BEC5", "#B0BEC5"]]}], "label": "Topic 43", "method": "update"}, {"args": [{"marker.color": [["#B0BEC5", "#B0BEC5", "#B0BEC5", "#B0BEC5", "#B0BEC5", "#B0BEC5", "#B0BEC5", "#B0BEC5", "#B0BEC5", "#B0BEC5", "#B0BEC5", "#B0BEC5", "#B0BEC5", "#B0BEC5", "#B0BEC5", "#B0BEC5", "#B0BEC5", "#B0BEC5", "#B0BEC5", "#B0BEC5", "#B0BEC5", "#B0BEC5", "#B0BEC5", "#B0BEC5", "#B0BEC5", "#B0BEC5", "#B0BEC5", "#B0BEC5", "#B0BEC5", "#B0BEC5", "#B0BEC5", "#B0BEC5", "#B0BEC5", "#B0BEC5", "#B0BEC5", "#B0BEC5", "#B0BEC5", "#B0BEC5", "#B0BEC5", "#B0BEC5", "#B0BEC5", "#B0BEC5", "#B0BEC5", "#B0BEC5", "red", "#B0BEC5"]]}], "label": "Topic 44", "method": "update"}, {"args": [{"marker.color": [["#B0BEC5", "#B0BEC5", "#B0BEC5", "#B0BEC5", "#B0BEC5", "#B0BEC5", "#B0BEC5", "#B0BEC5", "#B0BEC5", "#B0BEC5", "#B0BEC5", "#B0BEC5", "#B0BEC5", "#B0BEC5", "#B0BEC5", "#B0BEC5", "#B0BEC5", "#B0BEC5", "#B0BEC5", "#B0BEC5", "#B0BEC5", "#B0BEC5", "#B0BEC5", "#B0BEC5", "#B0BEC5", "#B0BEC5", "#B0BEC5", "#B0BEC5", "#B0BEC5", "#B0BEC5", "#B0BEC5", "#B0BEC5", "#B0BEC5", "#B0BEC5", "#B0BEC5", "#B0BEC5", "#B0BEC5", "#B0BEC5", "#B0BEC5", "#B0BEC5", "#B0BEC5", "#B0BEC5", "#B0BEC5", "#B0BEC5", "#B0BEC5", "red"]]}], "label": "Topic 45", "method": "update"}]}], "title": {"font": {"color": "Black", "size": 22}, "text": "<b>Intertopic Distance Map</b>", "x": 0.5, "xanchor": "center", "y": 0.95, "yanchor": "top"}, "width": 650, "xaxis": {"anchor": "y", "domain": [0, 1], "range": [-14.19, 29.01], "title": {"text": ""}, "visible": false}, "yaxis": {"anchor": "x", "domain": [0, 1], "range": [-6.333, 22.91], "title": {"text": ""}, "visible": false}}}
